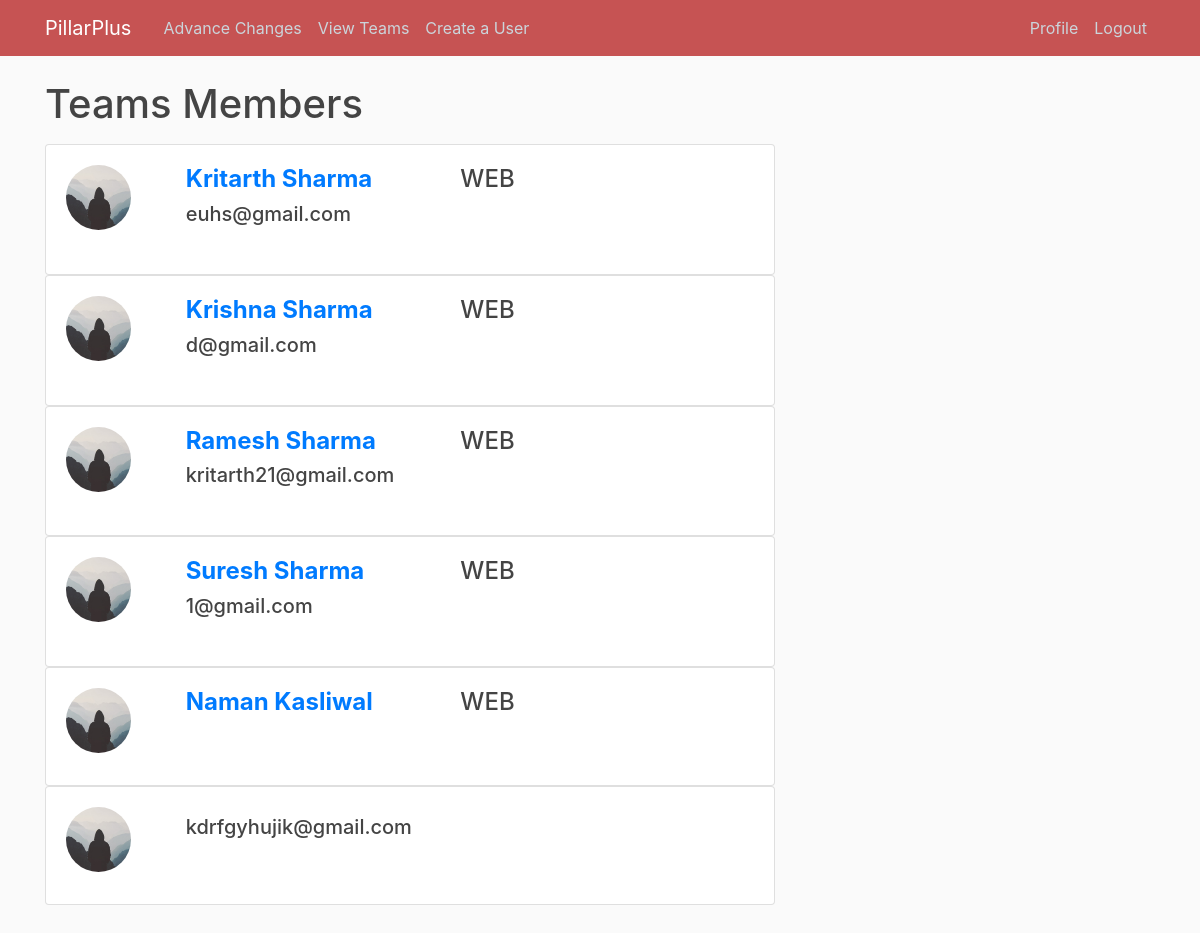
The app's page /Web Developer (signed in), older data.
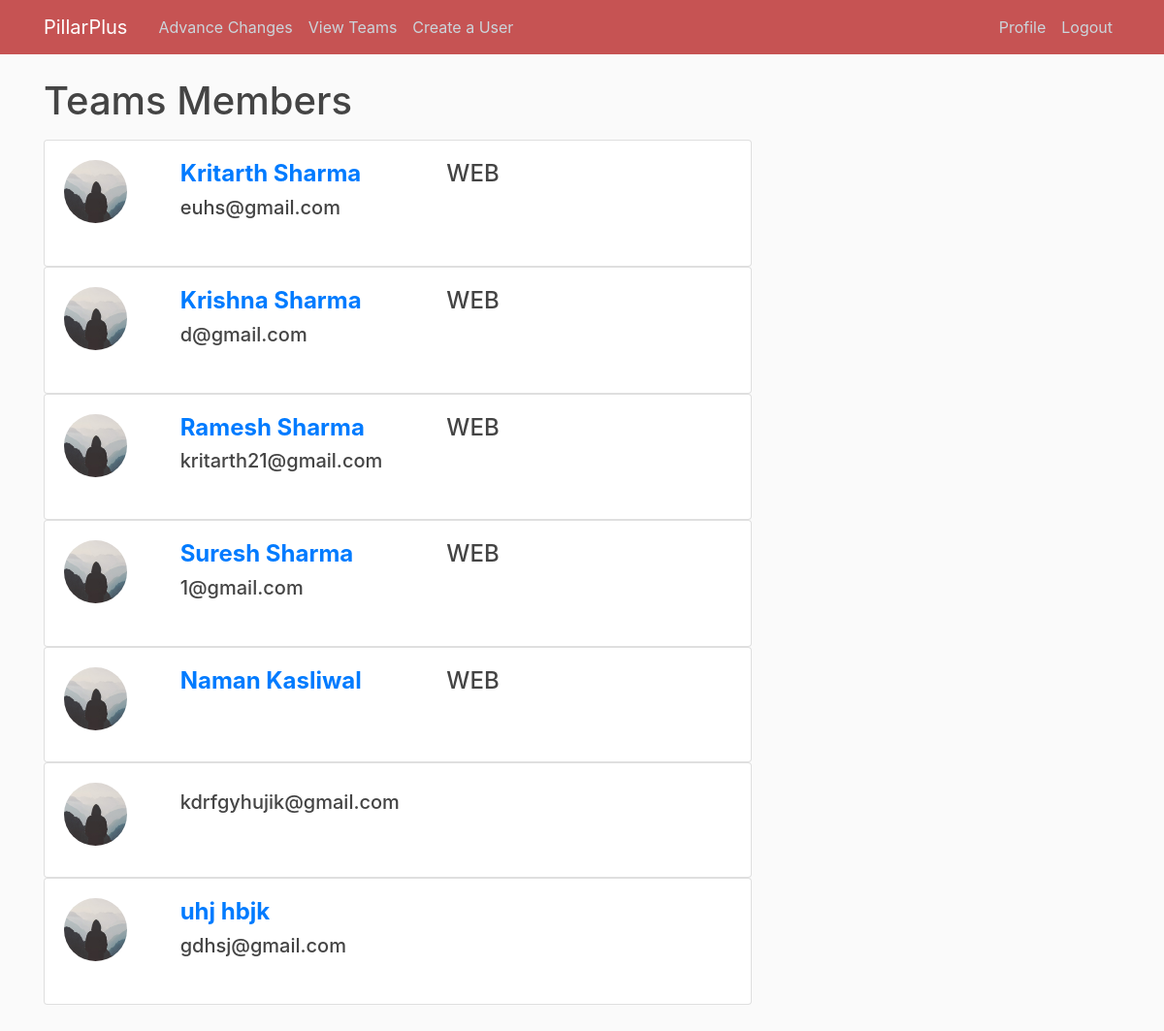
The same page, newer data.
### users/models.py (models this page shows, shortened)
class Profile(models.Model):
    user = models.OneToOneField(User, on_delete=models.CASCADE)
    image = models.ImageField(default='default.jpg', upload_to='profile_pics')
    goal=models.CharField(max_length=1000)
    role=models.CharField(max_length=100)
    team=models.ForeignKey(Team,on_delete=models.CASCADE,blank=True, null=True)
    def __str__(self):
        return f'{self.user.username} Profile'

### blog/views.py (the view)
# urls.py: path('<str:name>',views.teammembers,name='teammembers'),
def teammembers(request,name):
    if request.user.is_superuser:
        context = {
                'team': Profile.objects.filter(team__name=name),
            }
        print(context)
        return render(request, 'blog/teammembers.html', context)

### blog/templates/blog/teammembers.html (shortened to what this page needs)
{% extends "blog/base.html" %}
{% block content %}
<h1 class="mb-3">Teams Members {{ self.kwargs.name }} </h1>
{% for post in team %}
<div class="container" >
<div class="row">
<div class="card" style="width: 50rem;">
<div class="card-body">
<h5 class="card-title">
<div class="row">
<div class="col-sm-2 col-md-2">
<img src="{{ post.user.profile.image.url }}" alt="" class="rounded-circle article-img"/>
</div>
<div class="col-sm-6 col-md-6" style="">
<h4>
<b> <a  href="{% url 'user-posts' post.user %}">{{ post.user.get_full_name }}</a></b><p style="float:right;"> {{ post.user.profile.role|safe }}
</p></h4>
<p>
{{ post.user.email }}</p>
</div>
</div>
</div>
</div>
<br>
<br>
{% endfor %}
{% endblock content %}

Row changes from the older to the newer data that the page shows:
added Profile: user.profile.image (placeholder picture), user.get_full_name "uhj hbjk", user.email "gdhsj@gmail.com"
